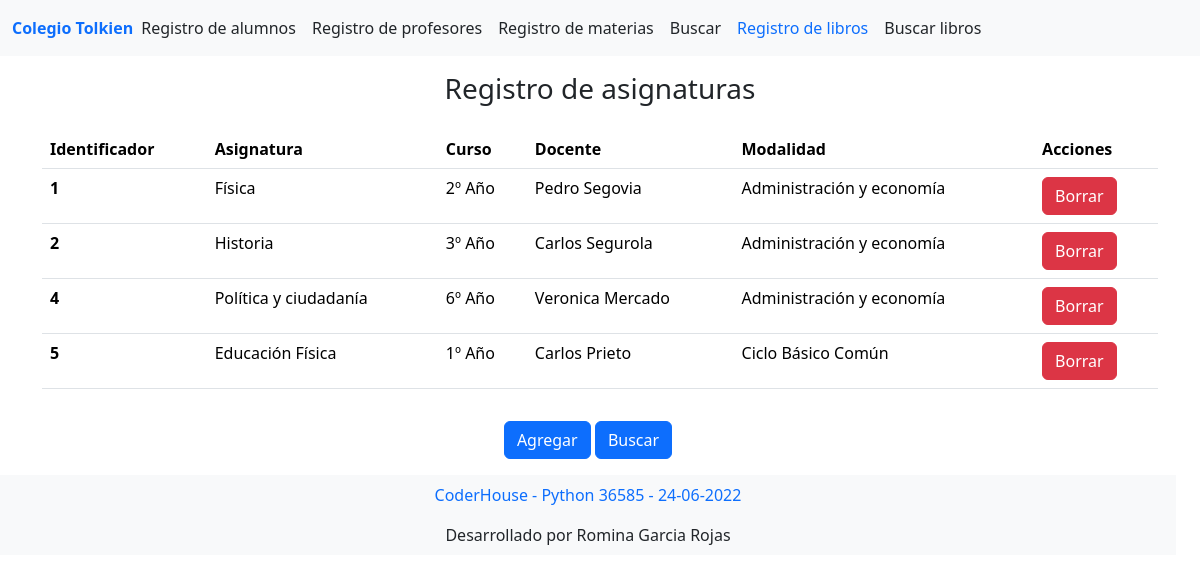
The page /registrom/ on the database as committed earlier.
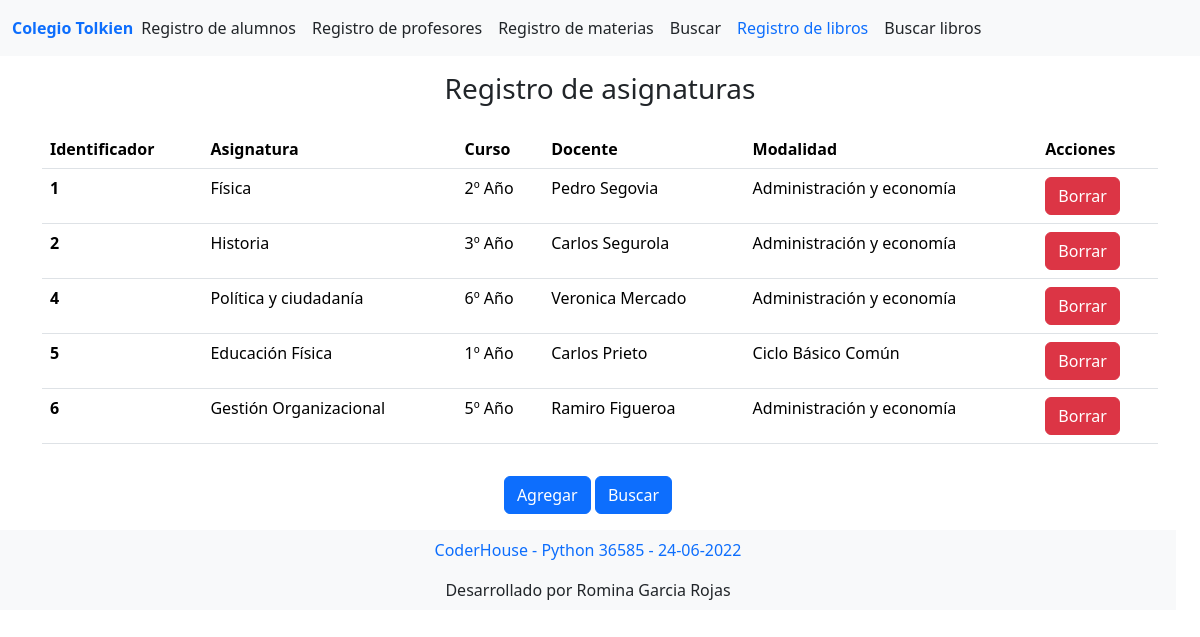
The same page on the database as committed later.
### alumnos/models.py (models this page shows)
class Materias(models.Model):
    materia = models.CharField(max_length=100)
    curso = models.IntegerField()
    docente = models.CharField(max_length=100)
    modalidad = models.CharField(max_length=100)

### alumnos/views.py (the view)
# urls.py: path('registrom/', views.registrom, name="registrom"),
def registrom(request):
    materias = Materias.objects.all()
    template = loader.get_template('alumnos/lista_materias.html')
    context = {
        'materias': materias,
    }
    return HttpResponse(template.render(context, request))

### alumnos/templates/alumnos/lista_materias.html (shortened to what this page needs)
{% extends "alumnos/index.html" %}
{% load bootstrap5 %}
{% block cuerpo %}
<main>
  <h1 class="fs-3 text text-center text-dark pt-3">Registro de asignaturas</h1>
</main>
<div class="container py-3">
    <div class="row">
      <div class="col">
          {% if materias %}
          <table class="table">
              <thead>
                  <th scope="col">Identificador</th>
                  <th scope="col">Asignatura</th>
                  <th scope="col">Curso</th>
                  <th scope="col">Docente</th>
                  <th scope="col">Modalidad</th>
                  <th scope="col">Acciones</th>
              </thead>
              {% for m in materias %}
              <tbody>
                  <tr>
                      <th scope="row">{{m.id}}</th>
                      <td> {{m.materia}}</td>
                      <td> {{m.curso}}º Año</td>
                      <td> {{m.docente}}</td>
                      <td> {{m.modalidad}}</td>
                      {% url 'borrarm' identificador=m.id as borrarm_url %}
                      <td>{% bootstrap_button "Borrar" size="sm" button_class="btn-danger" button_type="link" href=borrarm_url %}</td>
                  </tr>
              </tbody>
              {% endfor %}
          </table>
          {% else %}
              <p>No tienes alumnos, docentes ni directivos cargados</p>
          {% endif %}
        </div>
      </div>
    </div>
    <div class="row text-center w-100">
        <div class="col pb-3">
          {% url 'agregarm' as agregarm_url %}
          {% url 'buscarm' as buscarm_url %}
          {% bootstrap_button "Agregar" button_class="btn-primary" button_type="link" href=agregarm_url %}
          {% bootstrap_button "Buscar" button_class="btn-primary" button_type="link" href=buscarm_url %}
        <div>
      <div>
  <div class="py-3">
  {% endblock %}

Rows that differ between the two databases and show on the page:
added Materias: id "6", materia "Gestión Organizacional", curso "5", docente "Ramiro Figueroa", modalidad "Administración y economía", bootstrap_button "Borrar"
